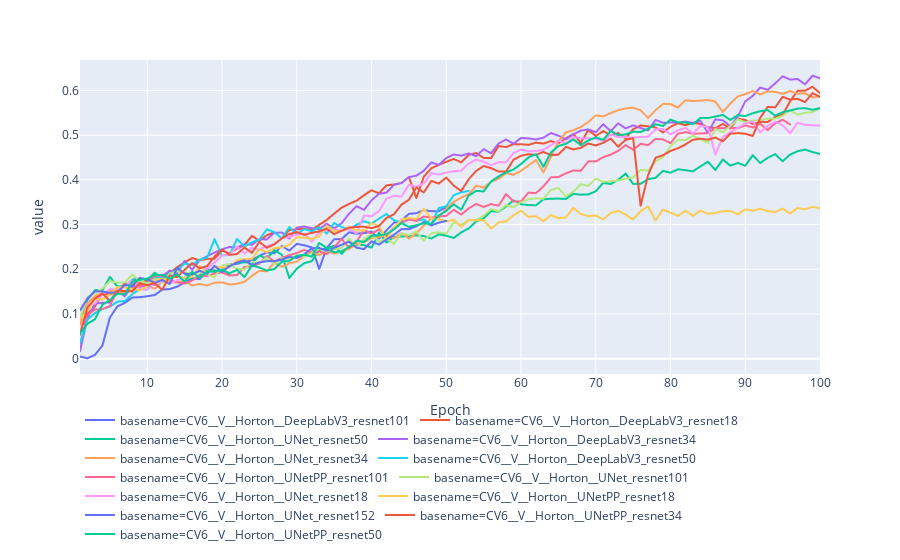

Notebook code for this chart:
### Markdown cell above
### Training data

### Code cell
#px.line(df_melt, x='Epoch' , y='value' , color='basename', line_group='type')
df_train_melt = df_train.melt(id_vars=id_vars, value_vars=['IoU']).sort_values(by='Epoch')
p = px.line(df_train_melt, x='Epoch' , y='value' , color='basename', line_group='architecture')
p.update_layout(legend_orientation='h', )

### Figure 1 — Plotly figure (JSON) as saved in the notebook; plotly's stock layout.template omitted (floating-point values rounded to 4 significant figures; data arrays with more than 128 entries replaced by an {"elided": "..."} marker saying what was removed)
{"data": [{"hoverlabel": {"namelength": 0}, "hovertemplate": "basename=CV6__V__Horton__DeepLabV3_resnet101<br>architecture=DeepLabV3<br>Epoch=%{x}<br>value=%{y}", "legendgroup": "basename=CV6__V__Horton__DeepLabV3_resnet101", "line": {"color": "#636efa", "dash": "solid"}, "mode": "lines", "name": "basename=CV6__V__Horton__DeepLabV3_resnet101", "showlegend": true, "type": "scattergl", "x": [1, 1, 2, 2, 3, 3, 4, 4, 5, 5, 6, 6, 7, 7, 8, 8, 9, 9, 10, 10, 11, 11, 12, 12, 13, 13, 14, 14, 15, 15, 16, 16, 17, 17, 18, 18, 19, 19, 20, 20, 21, 21, 22, 22, 23, 23, 24, 24, 25, 25, 26, 26, 27, 27, 28, 28, 29, 29, 30, 30, 31, 31, 32, 32, 33, 33, 34, 34, 35, 35, 36, 36, 37, 37, 38, 38, 39, 39, 40, 40, 41, 41, 42, 42, 43, 43, 44, 44, 45, 45, 46, 46, 47, 47, 48, 48, 49, 49, 50, 50], "xaxis": "x", "y": [0.004872, 0.004872, 0.0009584, 0.0009584, 0.008829, 0.008829, 0.02939, 0.02939, 0.09218, 0.09218, 0.117, 0.117, 0.125, 0.125, 0.1368, 0.1368, 0.1376, 0.1376, 0.1397, 0.1397, 0.1423, 0.1423, 0.1547, 0.1547, 0.1557, 0.1557, 0.1612, 0.1612, 0.1702, 0.1702, 0.1799, 0.1799, 0.178, 0.178, 0.1947, 0.1947, 0.1979, 0.1979, 0.1927, 0.1927, 0.211, 0.211, 0.2118, 0.2118, 0.2165, 0.2165, 0.2203, 0.2203, 0.2304, 0.2304, 0.2376, 0.2376, 0.236, 0.236, 0.252, 0.252, 0.2417, 0.2417, 0.2569, 0.2569, 0.2536, 0.2536, 0.2489, 0.2489, 0.2009, 0.2009, 0.2475, 0.2475, 0.267, 0.267, 0.2677, 0.2677, 0.2827, 0.2827, 0.2797, 0.2797, 0.2808, 0.2808, 0.2843, 0.2843, 0.2685, 0.2685, 0.2871, 0.2871, 0.3041, 0.3041, 0.3086, 0.3086, 0.324, 0.324, 0.3255, 0.3255, 0.3325, 0.3325, 0.3298, 0.3298, 0.3299, 0.3299, 0.3394, 0.3394], "yaxis": "y"}, {"hoverlabel": {"namelength": 0}, "hovertemplate": "basename=CV6__V__Horton__DeepLabV3_resnet18<br>architecture=DeepLabV3<br>Epoch=%{x}<br>value=%{y}", "legendgroup": "basename=CV6__V__Horton__DeepLabV3_resnet18", "line": {"color": "#EF553B", "dash": "solid"}, "mode": "lines", "name": "basename=CV6__V__Horton__DeepLabV3_resnet18", "showlegend": true, "type": "scattergl", "x": {"elided": "200 int values"}, "xaxis": "x", "y": {"elided": "200 float values"}, "yaxis": "y"}, {"hoverlabel": {"namelength": 0}, "hovertemplate": "basename=CV6__V__Horton__UNet_resnet50<br>architecture=Unet<br>Epoch=%{x}<br>value=%{y}", "legendgroup": "basename=CV6__V__Horton__UNet_resnet50", "line": {"color": "#00cc96", "dash": "solid"}, "mode": "lines", "name": "basename=CV6__V__Horton__UNet_resnet50", "showlegend": true, "type": "scattergl", "x": {"elided": "200 int values"}, "xaxis": "x", "y": {"elided": "200 float values"}, "yaxis": "y"}, {"hoverlabel": {"namelength": 0}, "hovertemplate": "basename=CV6__V__Horton__DeepLabV3_resnet34<br>architecture=DeepLabV3<br>Epoch=%{x}<br>value=%{y}", "legendgroup": "basename=CV6__V__Horton__DeepLabV3_resnet34", "line": {"color": "#ab63fa", "dash": "solid"}, "mode": "lines", "name": "basename=CV6__V__Horton__DeepLabV3_resnet34", "showlegend": true, "type": "scattergl", "x": {"elided": "200 int values"}, "xaxis": "x", "y": {"elided": "200 float values"}, "yaxis": "y"}, {"hoverlabel": {"namelength": 0}, "hovertemplate": "basename=CV6__V__Horton__UNet_resnet34<br>architecture=Unet<br>Epoch=%{x}<br>value=%{y}", "legendgroup": "basename=CV6__V__Horton__UNet_resnet34", "line": {"color": "#FFA15A", "dash": "solid"}, "mode": "lines", "name": "basename=CV6__V__Horton__UNet_resnet34", "showlegend": true, "type": "scattergl", "x": {"elided": "200 int values"}, "xaxis": "x", "y": {"elided": "200 float values"}, "yaxis": "y"}, {"hoverlabel": {"namelength": 0}, "hovertemplate": "basename=CV6__V__Horton__DeepLabV3_resnet50<br>architecture=DeepLabV3<br>Epoch=%{x}<br>value=%{y}", "legendgroup": "basename=CV6__V__Horton__DeepLabV3_resnet50", "line": {"color": "#19d3f3", "dash": "solid"}, "mode": "lines", "name": "basename=CV6__V__Horton__DeepLabV3_resnet50", "showlegend": true, "type": "scattergl", "x": [1, 1, 2, 2, 3, 3, 4, 4, 5, 5, 6, 6, 7, 7, 8, 8, 9, 9, 10, 10, 11, 11, 12, 12, 13, 13, 14, 14, 15, 15, 16, 16, 17, 17, 18, 18, 19, 19, 20, 20, 21, 21, 22, 22, 23, 23, 24, 24, 25, 25, 26, 26, 27, 27, 28, 28, 29, 29, 30, 30, 31, 31, 32, 32, 33, 33, 34, 34, 35, 35, 36, 36, 37, 37, 38, 38, 39, 39, 40, 40, 41, 41, 42, 42, 43, 43, 44, 44, 45, 45, 46, 46, 47, 47, 48, 48, 49, 49, 50, 50, 51, 51, 52, 52, 53, 53], "xaxis": "x", "y": [0.03512, 0.03512, 0.08773, 0.08773, 0.1022, 0.1022, 0.1111, 0.1111, 0.1164, 0.1164, 0.1276, 0.1276, 0.1292, 0.1292, 0.1445, 0.1445, 0.1554, 0.1554, 0.1543, 0.1543, 0.1811, 0.1811, 0.1818, 0.1818, 0.1885, 0.1885, 0.1986, 0.1986, 0.2126, 0.2126, 0.2099, 0.2099, 0.2214, 0.2214, 0.2264, 0.2264, 0.2674, 0.2674, 0.2305, 0.2305, 0.2324, 0.2324, 0.2677, 0.2677, 0.251, 0.251, 0.2605, 0.2605, 0.2666, 0.2666, 0.2893, 0.2893, 0.2832, 0.2832, 0.2689, 0.2689, 0.2943, 0.2943, 0.2787, 0.2787, 0.29, 0.29, 0.2849, 0.2849, 0.2942, 0.2942, 0.2797, 0.2797, 0.3033, 0.3033, 0.2946, 0.2946, 0.2893, 0.2893, 0.2997, 0.2997, 0.3073, 0.3073, 0.3022, 0.3022, 0.3132, 0.3132, 0.3236, 0.3236, 0.3098, 0.3098, 0.304, 0.304, 0.311, 0.311, 0.3085, 0.3085, 0.3115, 0.3115, 0.3001, 0.3001, 0.337, 0.337, 0.3409, 0.3409, 0.3655, 0.3655, 0.372, 0.372, 0.3751, 0.3751], "yaxis": "y"}, {"hoverlabel": {"namelength": 0}, "hovertemplate": "basename=CV6__V__Horton__UNetPP_resnet101<br>architecture=UnetPlusPlus<br>Epoch=%{x}<br>value=%{y}", "legendgroup": "basename=CV6__V__Horton__UNetPP_resnet101", "line": {"color": "#FF6692", "dash": "solid"}, "mode": "lines", "name": "basename=CV6__V__Horton__UNetPP_resnet101", "showlegend": true, "type": "scattergl", "x": {"elided": "192 int values"}, "xaxis": "x", "y": {"elided": "192 float values"}, "yaxis": "y"}, {"hoverlabel": {"namelength": 0}, "hovertemplate": "basename=CV6__V__Horton__UNet_resnet101<br>architecture=Unet<br>Epoch=%{x}<br>value=%{y}", "legendgroup": "basename=CV6__V__Horton__UNet_resnet101", "line": {"color": "#B6E880", "dash": "solid"}, "mode": "lines", "name": "basename=CV6__V__Horton__UNet_resnet101", "showlegend": true, "type": "scattergl", "x": {"elided": "200 int values"}, "xaxis": "x", "y": {"elided": "200 float values"}, "yaxis": "y"}, {"hoverlabel": {"namelength": 0}, "hovertemplate": "basename=CV6__V__Horton__UNet_resnet18<br>architecture=Unet<br>Epoch=%{x}<br>value=%{y}", "legendgroup": "basename=CV6__V__Horton__UNet_resnet18", "line": {"color": "#FF97FF", "dash": "solid"}, "mode": "lines", "name": "basename=CV6__V__Horton__UNet_resnet18", "showlegend": true, "type": "scattergl", "x": {"elided": "200 int values"}, "xaxis": "x", "y": {"elided": "200 float values"}, "yaxis": "y"}, {"hoverlabel": {"namelength": 0}, "hovertemplate": "basename=CV6__V__Horton__UNetPP_resnet18<br>architecture=UnetPlusPlus<br>Epoch=%{x}<br>value=%{y}", "legendgroup": "basename=CV6__V__Horton__UNetPP_resnet18", "line": {"color": "#FECB52", "dash": "solid"}, "mode": "lines", "name": "basename=CV6__V__Horton__UNetPP_resnet18", "showlegend": true, "type": "scattergl", "x": {"elided": "200 int values"}, "xaxis": "x", "y": {"elided": "200 float values"}, "yaxis": "y"}, {"hoverlabel": {"namelength": 0}, "hovertemplate": "basename=CV6__V__Horton__UNet_resnet152<br>architecture=Unet<br>Epoch=%{x}<br>value=%{y}", "legendgroup": "basename=CV6__V__Horton__UNet_resnet152", "line": {"color": "#636efa", "dash": "solid"}, "mode": "lines", "name": "basename=CV6__V__Horton__UNet_resnet152", "showlegend": true, "type": "scattergl", "x": [1, 1, 2, 2, 3, 3, 4, 4, 5, 5, 6, 6, 7, 7, 8, 8, 9, 9, 10, 10, 11, 11, 12, 12, 13, 13, 14, 14, 15, 15, 16, 16, 17, 17, 18, 18, 19, 19, 20, 20, 21, 21, 22, 22, 23, 23, 24, 24, 25, 25, 26, 26, 27, 27, 28, 28, 29, 29, 30, 30, 31, 31, 32, 32, 33, 33, 34, 34, 35, 35, 36, 36, 37, 37, 38, 38, 39, 39, 40, 40, 41, 41, 42, 42, 43, 43, 44, 44, 45, 45, 46, 46, 47, 47, 48, 48, 49, 49, 50, 50], "xaxis": "x", "y": [0.1081, 0.1081, 0.1346, 0.1346, 0.1508, 0.1508, 0.1505, 0.1505, 0.1471, 0.1471, 0.1489, 0.1489, 0.1649, 0.1649, 0.1627, 0.1627, 0.1808, 0.1808, 0.1773, 0.1773, 0.17, 0.17, 0.1761, 0.1761, 0.1671, 0.1671, 0.2034, 0.2034, 0.1903, 0.1903, 0.1886, 0.1886, 0.1969, 0.1969, 0.1898, 0.1898, 0.2076, 0.2076, 0.1941, 0.1941, 0.2069, 0.2069, 0.2153, 0.2153, 0.22, 0.22, 0.2094, 0.2094, 0.2155, 0.2155, 0.2182, 0.2182, 0.2183, 0.2183, 0.2216, 0.2216, 0.2276, 0.2276, 0.2253, 0.2253, 0.2331, 0.2331, 0.2472, 0.2472, 0.2476, 0.2476, 0.2416, 0.2416, 0.2479, 0.2479, 0.2548, 0.2548, 0.2617, 0.2617, 0.2483, 0.2483, 0.2451, 0.2451, 0.2625, 0.2625, 0.2552, 0.2552, 0.2667, 0.2667, 0.277, 0.277, 0.2897, 0.2897, 0.2897, 0.2897, 0.2962, 0.2962, 0.3055, 0.3055, 0.2981, 0.2981, 0.3042, 0.3042, 0.3082, 0.3082], "yaxis": "y"}, {"hoverlabel": {"namelength": 0}, "hovertemplate": "basename=CV6__V__Horton__UNetPP_resnet34<br>architecture=UnetPlusPlus<br>Epoch=%{x}<br>value=%{y}", "legendgroup": "basename=CV6__V__Horton__UNetPP_resnet34", "line": {"color": "#EF553B", "dash": "solid"}, "mode": "lines", "name": "basename=CV6__V__Horton__UNetPP_resnet34", "showlegend": true, "type": "scattergl", "x": {"elided": "200 int values"}, "xaxis": "x", "y": {"elided": "200 float values"}, "yaxis": "y"}, {"hoverlabel": {"namelength": 0}, "hovertemplate": "basename=CV6__V__Horton__UNetPP_resnet50<br>architecture=UnetPlusPlus<br>Epoch=%{x}<br>value=%{y}", "legendgroup": "basename=CV6__V__Horton__UNetPP_resnet50", "line": {"color": "#00cc96", "dash": "solid"}, "mode": "lines", "name": "basename=CV6__V__Horton__UNetPP_resnet50", "showlegend": true, "type": "scattergl", "x": {"elided": "200 int values"}, "xaxis": "x", "y": {"elided": "200 float values"}, "yaxis": "y"}], "layout": {"legend": {"orientation": "h", "tracegroupgap": 0}, "margin": {"t": 60}, "xaxis": {"anchor": "y", "domain": [0, 1], "title": {"text": "Epoch"}}, "yaxis": {"anchor": "x", "domain": [0, 1], "title": {"text": "value"}}}}
